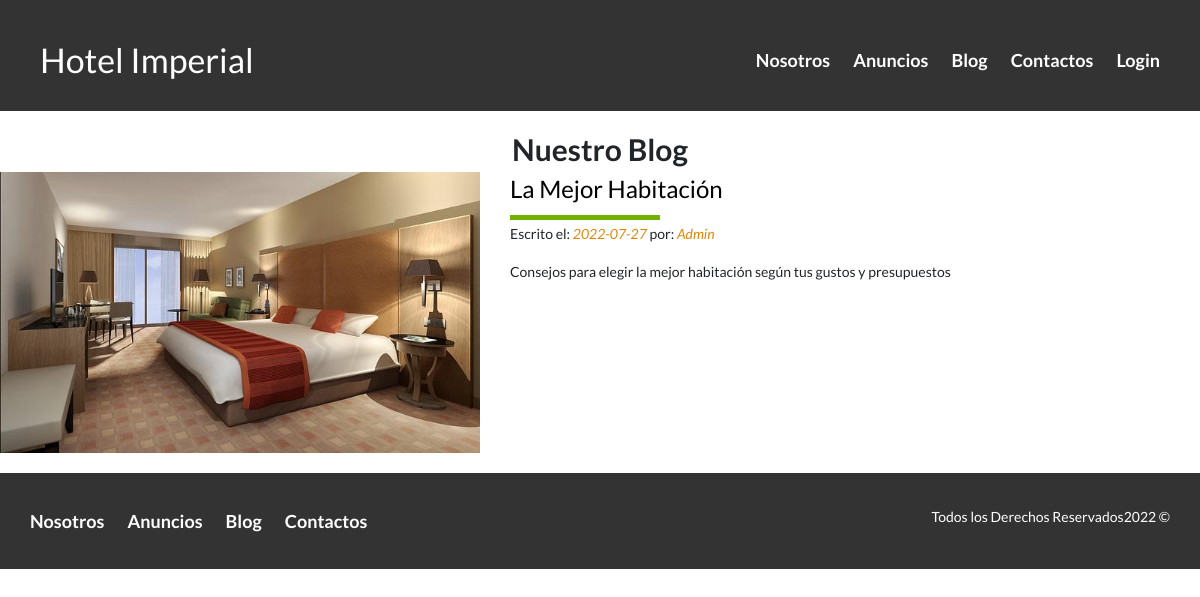
Screenshot of /blog/ with the database file from the repository.
### Hotel/models.py (models this page shows, shortened)
class Blog (models.Model):
    title = models.CharField(max_length=100, verbose_name="Titulo")
    date = models.DateField(verbose_name="Fecha")
    author = models.CharField(max_length=100, verbose_name="Autor")
    image = models.ImageField(verbose_name="Imagen", upload_to="blog")
    description = models.TextField(verbose_name="Descripcion")
    created = models.DateTimeField(auto_now_add=True, verbose_name="Fecha de Creacion")
    updated = models.DateTimeField(auto_now=True, verbose_name="Fecha de Modificacion")
    class Meta:
        verbose_name = 'Blog'
        verbose_name_plural = 'Blog'
        ordering = ["-created"]

### Hotel/views.py (the view)
# urls.py: path('blog/', blog.as_view(), name="blog"),
class blog(TemplateView):
    template_name = 'hotel/Blog.html'
    def get(selt, request):
        blog = Blog.objects.all()
        return render(request, selt.template_name, {'blog': blog})

### Hotel/templates/hotel/Blog.html (shortened to what this page needs)
{% extends 'core/base.html' %}
{% block header %}site-header{% endblock %}
{% block content %}
    <div class="contenedor section contenido-centrar">
        <section class="blog">
            <h3 class="centrar-texto fw-600">Nuestro Blog</h3>
            {% for blog in blog %}
                <article class="entrada-blog">
                    <div class="imagen">
                        <img src="{{blog.image.url}}" alt="Blog">
                    </div>
                    <div class="texto-entrada">
                        <a  href="{% url 'blogentrada' blog.title %}" onclick="getEmpId(this)" data-employee-id="{{forloop.counter}}">
                            <h4>{{blog.title}}</h4>
                        </a>
                        <p>Escrito el: <em>{{blog.date| date:'Y-m-d'}}</em> por: <em>{{blog.author}}</em></p>
                        <p>{{blog.description}}</p>
                    </div>
                </article>
            {% endfor %}
        </section>
    </div>
{% endblock %}

### core/static/core/Css/Estilos.css (style rules this page uses)
html { box-sizing: border-box; font-size: 62.5%; }
*, *:before, *:after { box-sizing: inherit; }
body { font-family: 'Lato', sans-serif; font-size: 1.6rem; line-height: 2; }
img { max-width: 100%; }
.contenedor { max-width: 120rem; margin: auto; }
h3 { font-size: 3rem; }
h4 { font-size: 2.4rem; }
p { font-size: 1.4rem; }
.section { margin-top: 2rem; margin-bottom: 2rem; }
.fw-600 { font-weight: 600; }
.centrar-texto { text-align: center; }
.entrada-blog:last-of-type { margin: 0; }
.entrada-blog .imagen { flex-basis: 40%; }
.entrada-blog .texto-entrada { flex-basis: calc(60% - 3rem); }
.texto-entrada a { color: black; text-decoration: none; }
.texto-entrada h4 { margin: 0; line-height: 1.4; }
.texto-entrada h4::after { content: ''; display: block; width: 15rem; height: 0.5rem; background-color: #71B100; margin-top: 1rem; }
.texto-entrada em { color: #E08709; }
@media (min-width: 970px) { .entrada-blog { display: flex; justify-content: space-between; margin-bottom: 2rem; } }

### rows the page displays
Blog: image (picture), title "La Mejor Habitación", date "2022-07-27", author "Admin", description "Consejos para elegir la mejor habitación según tus gustos y presupuestos"
